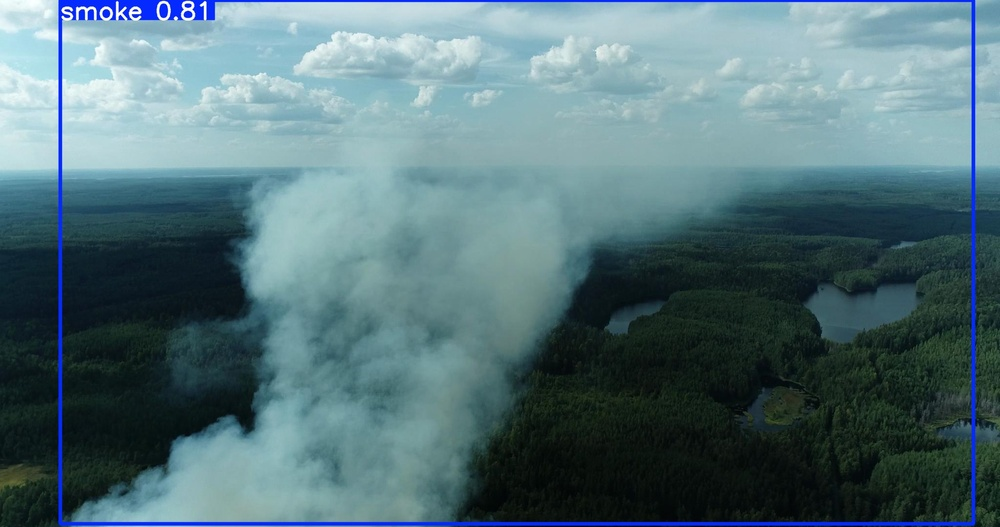
#> input picture predictions/1.jpg, 1000 x 527 px, shrunk from 2048 x 1080 before the run; its folder holds only this picture in this run
$ python -i fft_bandpass_enhance.py   (imports and definitions only)
#> lines starting #> are read from the running program, lines starting #| are printed output that depends on the picture
#> further down, picture is the input picture: shape (527, 1000, 3); mean B, G, R 120.8, 114.1, 85.4
import os
import cv2
import numpy as np
from glob import glob
from tqdm import tqdm

def bandpass_mask(shape, low_radius, high_radius):
    """Create a 2D radial band-pass mask (centered)."""
    rows, cols = shape
    crow, ccol = rows//2, cols//2
    y = np.arange(0, rows) - crow
    x = np.arange(0, cols) - ccol
    X, Y = np.meshgrid(x, y)
    D = np.sqrt(X**2 + Y**2)
    mask = np.logical_and(D >= low_radius, D <= high_radius).astype(np.float32)
    return mask

# [35 lines left out: functions highpass_mask, weighted_bandpass_mask, not called in this run]

def enhance_image_bandpass(img, low_radius=10, high_radius=60, keep_color=False, blend_factor=0.3,
                           filter_type='bandpass', smoke_emphasis=True, save_spectrum=False, spectrum_path=None):
    """
    img: BGR uint8 image
    low_radius, high_radius: radii in frequency-domain pixels (tuneable)
    keep_color: if True, apply same filter to each channel and recombine
    blend_factor: how much of the enhanced features to blend (0.0-1.0, higher = more enhancement)
    filter_type: 'bandpass', 'highpass', or 'weighted_bandpass' (for smoke emphasis)
    smoke_emphasis: if True, weight mid-frequencies more (where smoke patterns live)
    save_spectrum: if True, save frequency spectrum visualization
    spectrum_path: path to save spectrum image (only used if save_spectrum=True)
    """
#> called with low_radius = 10, high_radius = 60, keep_color = False, blend_factor = 0.3, filter_type = 'bandpass', smoke_emphasis = True, save_spectrum = False
    if keep_color:
        chans = cv2.split(img)
        out_chans = []
        # Use green channel for spectrum visualization (middle channel, good representation)
        for i, ch in enumerate(chans):
            spec_path = spectrum_path if (save_spectrum and i == 1) else None
            filtered = _enhance_channel_fft(ch, low_radius, high_radius, filter_type, smoke_emphasis,
                                           save_spectrum=(save_spectrum and i == 1), spectrum_path=spec_path)
            # Blend filtered features back into original
            blended = cv2.addWeighted(ch, 1.0 - blend_factor, filtered, blend_factor, 0)
            out_chans.append(blended)
        enhanced = cv2.merge(out_chans)
    else:
        gray = cv2.cvtColor(img, cv2.COLOR_BGR2GRAY)
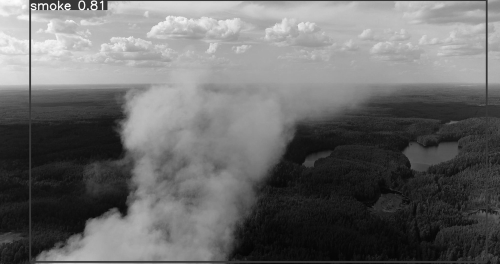
#> gray: shape (527, 1000) (shown at 1/2 size); min 2, max 254, mean 106.3
        filtered = _enhance_channel_fft(gray, low_radius, high_radius, filter_type, smoke_emphasis,
                                       save_spectrum=save_spectrum, spectrum_path=spectrum_path)
        # Blend filtered features back into original grayscale
        blended = cv2.addWeighted(gray, 1.0 - blend_factor, filtered, blend_factor, 0)
        enhanced = cv2.cvtColor(blended, cv2.COLOR_GRAY2BGR)
    return enhanced

# [44 lines left out: function visualize_fft_spectrum, not called in this run]

def _enhance_channel_fft(channel, low_radius, high_radius, filter_type='bandpass', smoke_emphasis=True,
                         save_spectrum=False, spectrum_path=None):
    # channel: 2D single-channel uint8
#> called with low_radius = 10, high_radius = 60, filter_type = 'bandpass', smoke_emphasis = True, save_spectrum = False
    f = np.fft.fft2(channel)
    fshift = np.fft.fftshift(f)

    # Choose filter type
    if filter_type == 'highpass':
        # High-pass: emphasizes edges/structures (smoke), reduces uniform areas (snow backgrounds)
        # Lower cutoff = more aggressive (removes more low-freq snow)
        mask = highpass_mask(channel.shape, cutoff_radius=low_radius, order=2)
    elif filter_type == 'weighted_bandpass':
        # Weighted bandpass: emphasizes mid-frequencies where smoke patterns live
        mask = weighted_bandpass_mask(channel.shape, low_radius, high_radius, smoke_emphasis)
    else:  # 'bandpass'
        mask = bandpass_mask(channel.shape, low_radius, high_radius)

    # Save spectrum visualization if requested
    if save_spectrum and spectrum_path:
        visualize_fft_spectrum(channel, mask, spectrum_path)

    fshift_filtered = fshift * mask
    # inverse
    f_ishift = np.fft.ifftshift(fshift_filtered)
    img_back = np.fft.ifft2(f_ishift)
    img_back = np.abs(img_back)
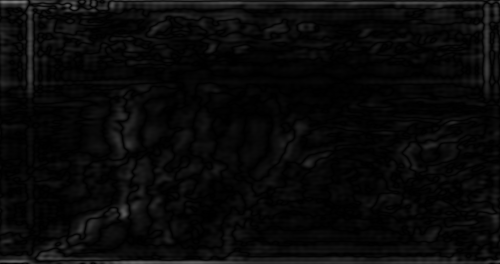
#> img_back: shape (527, 1000) float64 (shown at 1/2 size); min 1.07e-05, max 128.4, mean 9.2
    # normalize to 0..255
    img_back = img_back - img_back.min()
    if img_back.max() > 0:
        img_back = img_back / img_back.max()
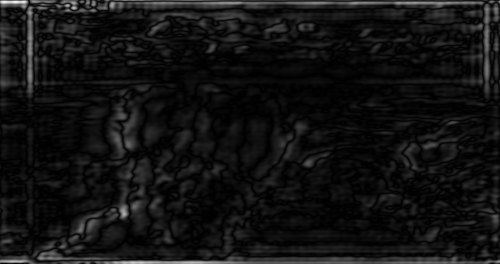
#> img_back: shape (527, 1000) float64 (shown at 1/2 size); min 0, max 1, mean 0.072
    img_back = (img_back * 255).astype(np.uint8)
    # optional: enhance contrast a bit (CLAHE)
    clahe = cv2.createCLAHE(clipLimit=2.0, tileGridSize=(8,8))
    img_back = clahe.apply(img_back)
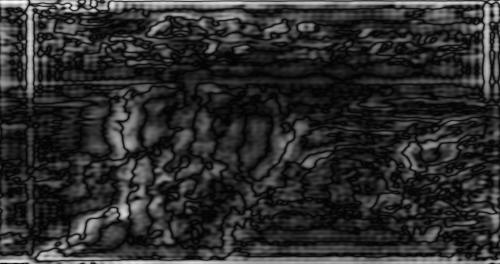
#> img_back: shape (527, 1000) (shown at 1/2 size); min 2, max 255, mean 44.4
    return img_back

# [43 lines not run here, left out]

>>> import cv2
>>> picture = cv2.imread('../predictions/1.jpg')
>>> result = enhance_image_bandpass(picture)
#> in enhance_image_bandpass, `blended = cv2.addWeighted(gray, 1.0 - blend_factor, filtered, blend_fa..`:
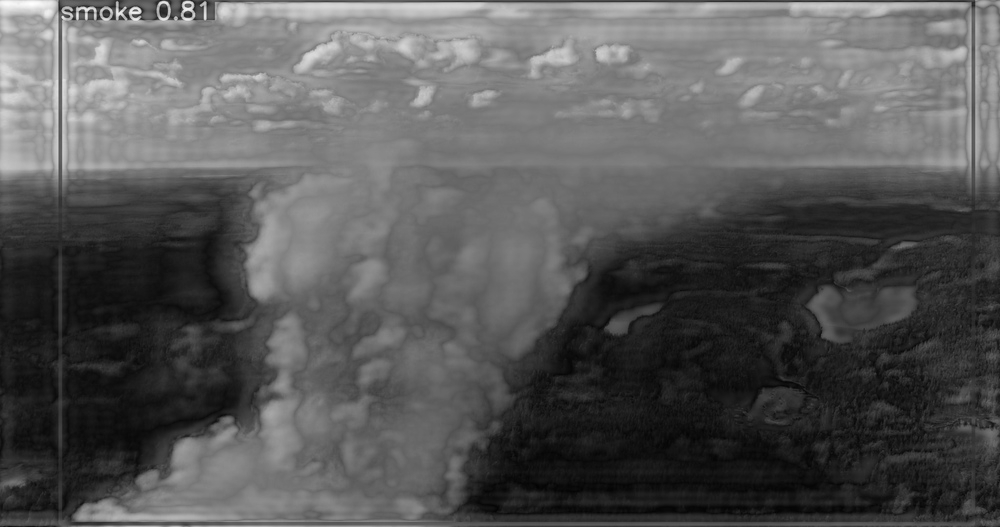
#> blended: shape (527, 1000); min 3, max 254, mean 87.7

$ run again, on predictions/2.jpg
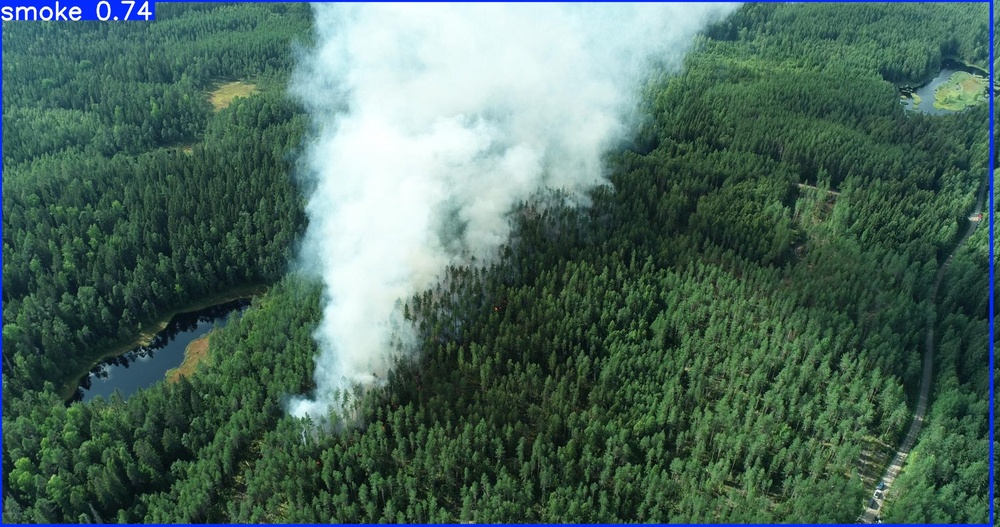
#> input picture predictions/2.jpg, 1000 x 527 px, shrunk from 2048 x 1080 before the run
#> picture is the input picture: shape (527, 1000, 3); mean B, G, R 95.6, 106.2, 78
#> in _enhance_channel_fft, `img_back = clahe.apply(img_back)`:
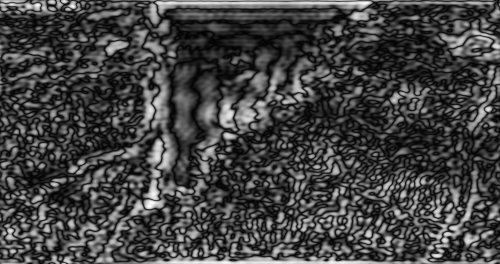
#> img_back: shape (527, 1000) (shown at 1/2 size); min 2, max 255, mean 67
#> in enhance_image_bandpass, `blended = cv2.addWeighted(gray, 1.0 - blend_factor, filtered, blend_fa..`:
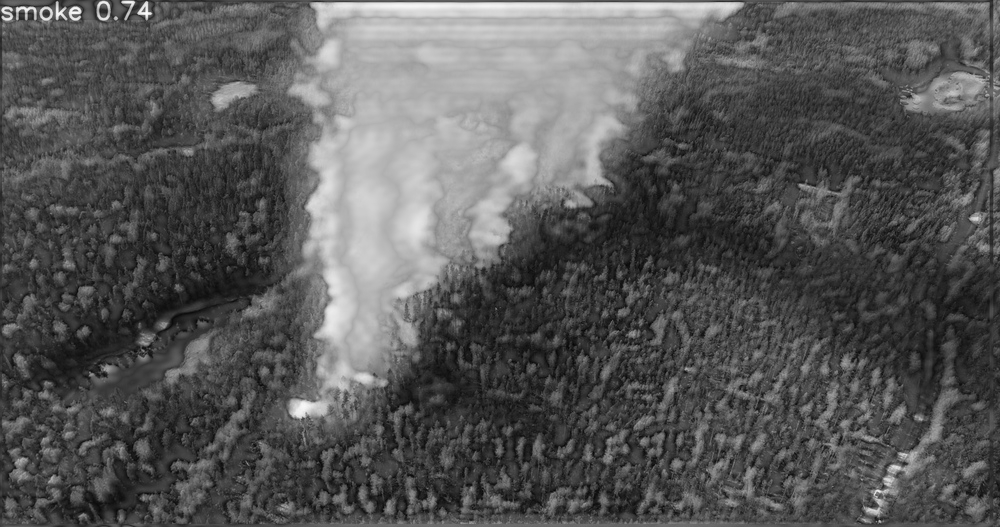
#> blended: shape (527, 1000); min 6, max 252, mean 87.7

$ run again, on predictions/frame_120.jpg
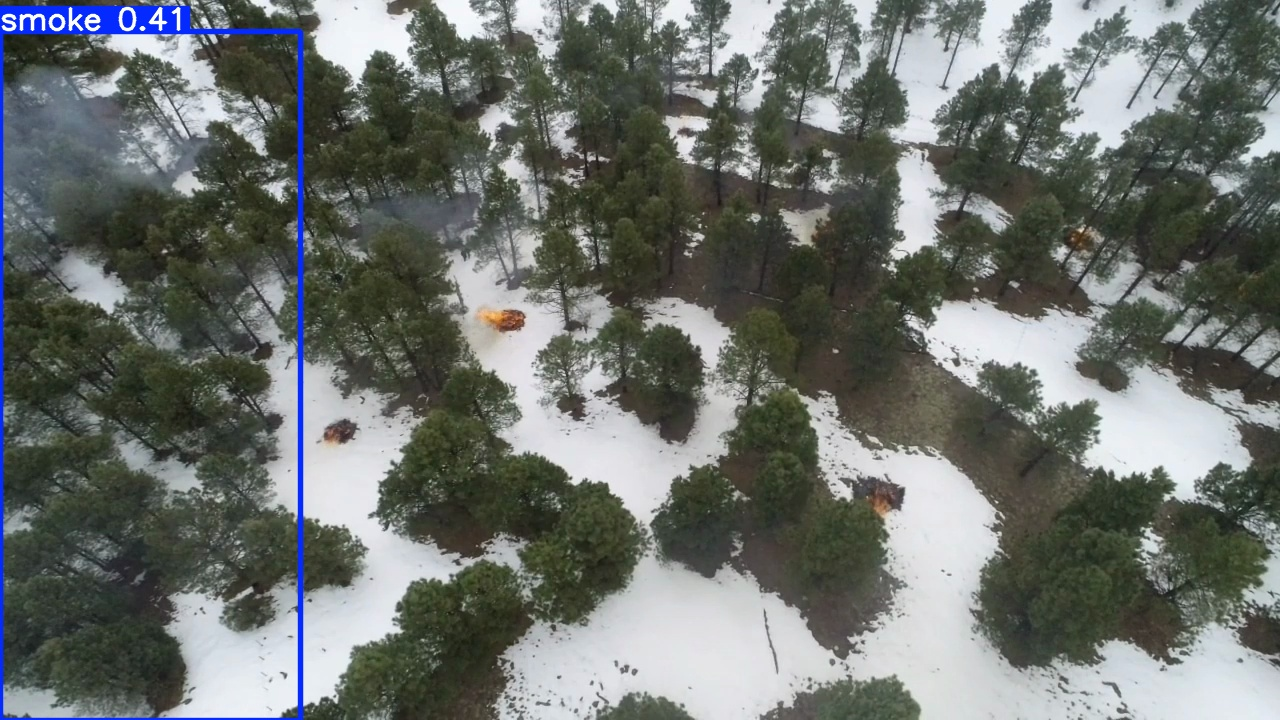
#> input picture predictions/frame_120.jpg, 1280 x 720 px
#> picture is the input picture: shape (720, 1280, 3); mean B, G, R 110.2, 114, 109.4
#> in _enhance_channel_fft, `img_back = clahe.apply(img_back)`:
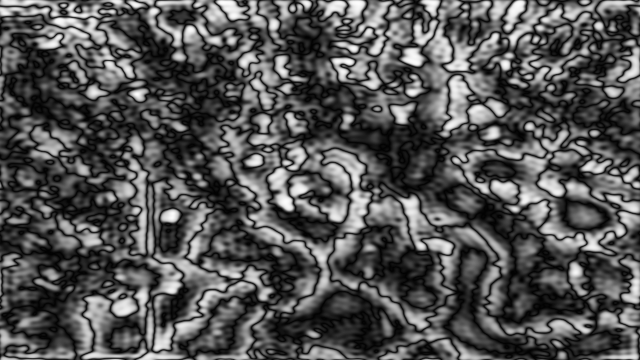
#> img_back: shape (720, 1280) (shown at 1/2 size); min 2, max 255, mean 84.1
#> in enhance_image_bandpass, `blended = cv2.addWeighted(gray, 1.0 - blend_factor, filtered, blend_fa..`:
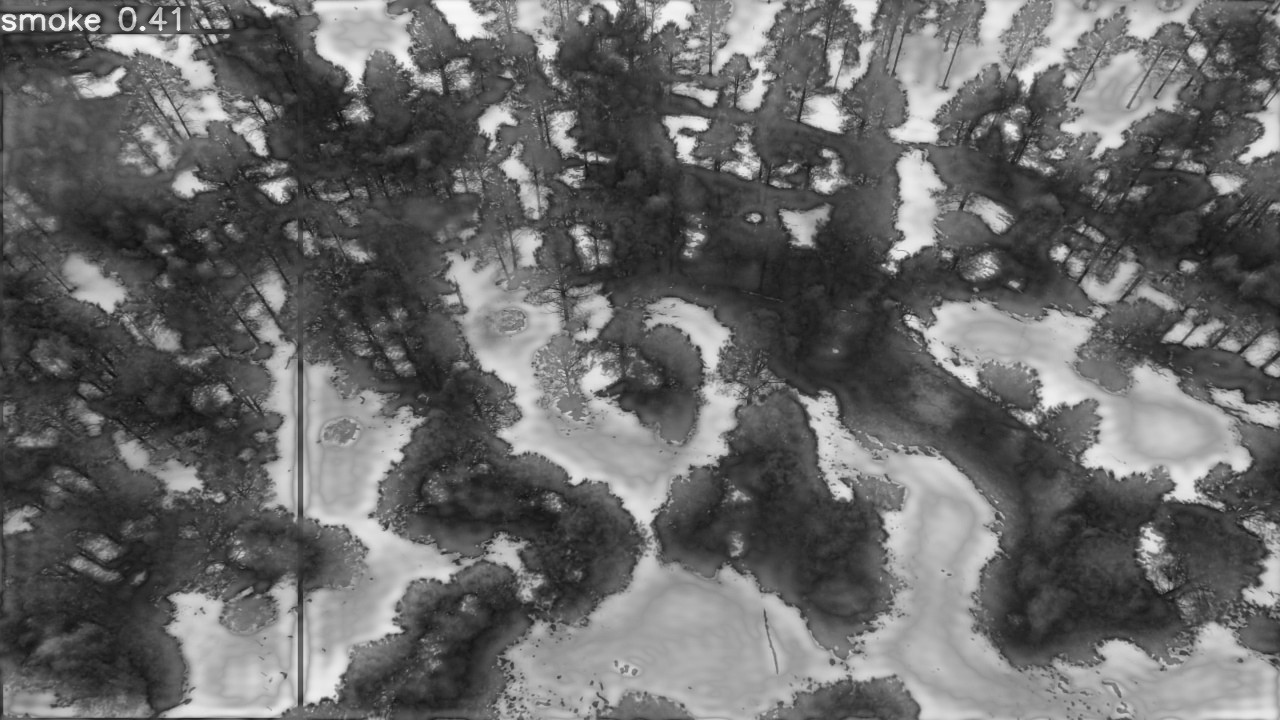
#> blended: shape (720, 1280); min 13, max 249, mean 103.8
